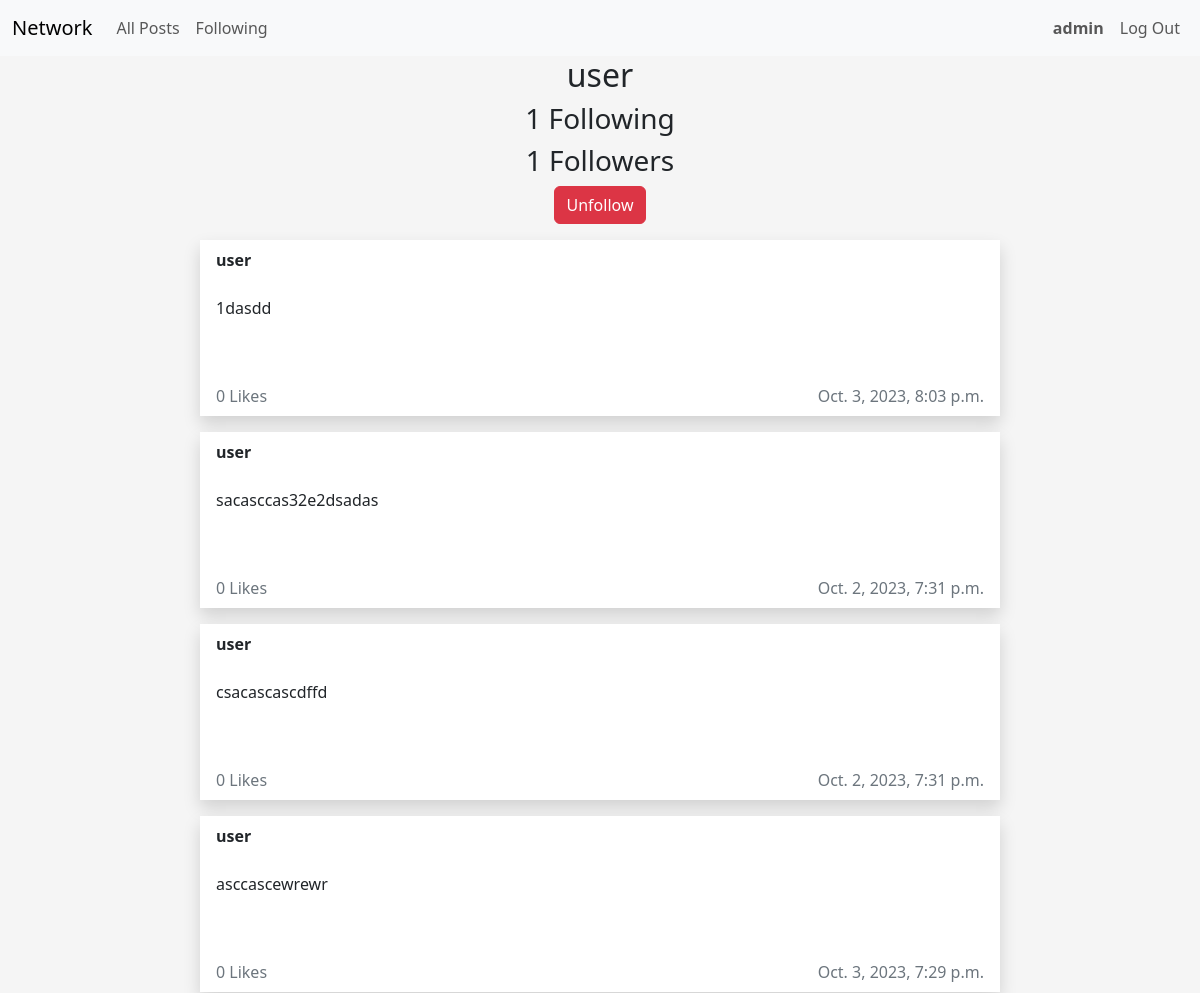
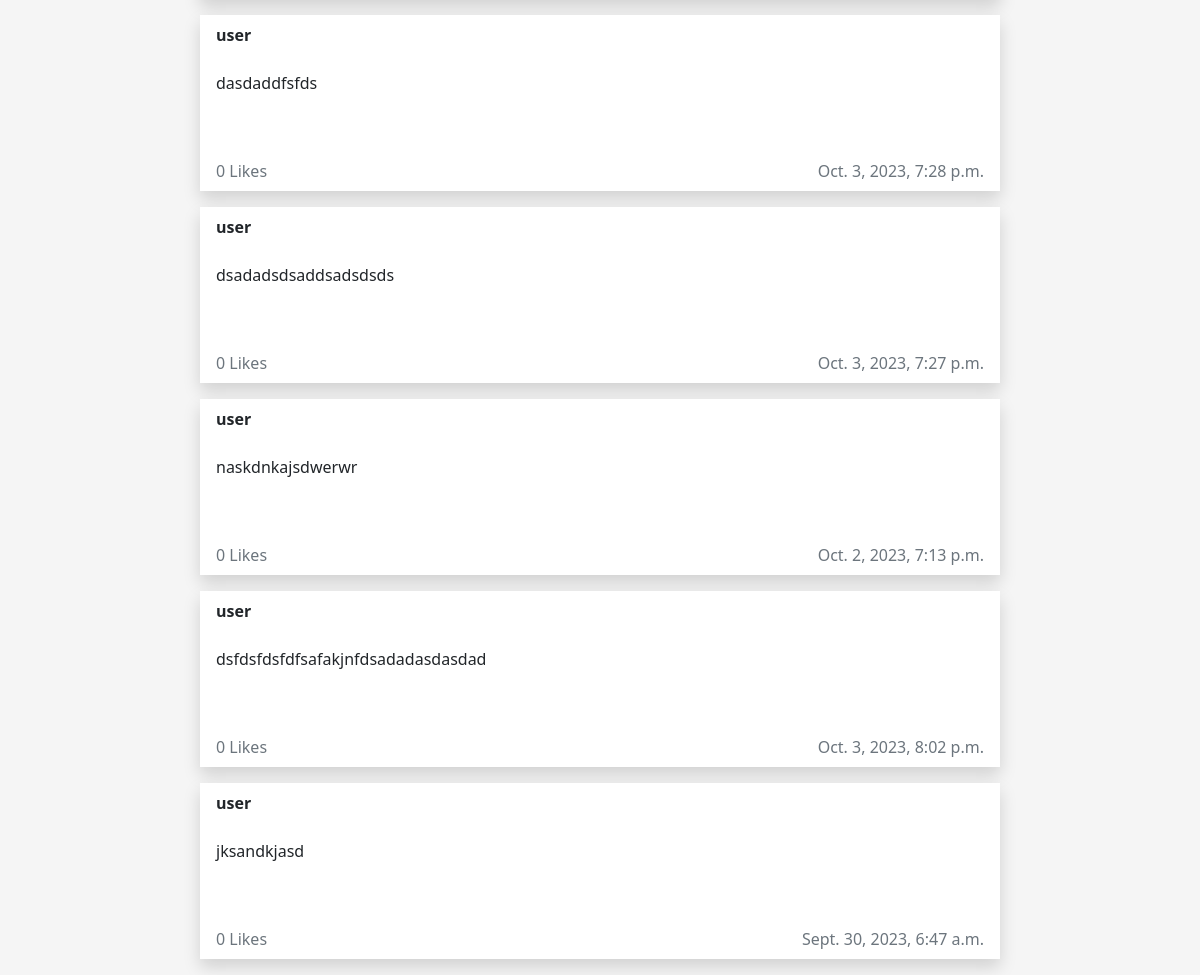
The app's page /profile/1 (signed in) with its own data (2 pictures, top to bottom).
### network/models.py (models this page shows, shortened)
class User(AbstractUser):
    pass

class Post(models.Model):
    user = models.ForeignKey(User, on_delete=models.CASCADE)
    content = models.TextField()
    timestamp = models.DateTimeField(auto_now_add=True)
    likes = models.PositiveBigIntegerField(default=0)

### network/views.py (the view, shortened to what this page needs)
# urls.py: path("profile/<int:user_id>",views.profile, name="profile"),
@login_required(login_url="/login")
def profile(request, user_id):
    user = get_object_or_404(User, id=user_id)  # Get the User object with the specified user_id
    if request.method == "GET":
        posts = Post.objects.filter(user=user)  # Filter posts for the specific user
        is_following = Following.objects.filter(user=request.user, user_followed=user_id).exists()
        return render(request, "network/profile.html",{
            "posts" : posts,
            "user": user,
            "is_following": is_following
        })

### network/templates/network/profile.html (shortened to what this page needs)
{% extends "network/layout.html" %}
{% block body %}
<div class="container">
    <h2>{{ user }}</h2>
    <h3>{{ user.following.count }} Following</h3>
    <h3>{{ user.followers.count }} Followers</h3>
{% if user != request.user %}
    {% if is_following %}
        <form action="{% url 'profile' user.id %}" method="post">
            <button type="submit" class="btn btn-danger mb-3">Unfollow</button>
        </form>
    {% else %}
        <form action="{% url 'profile' user.id %}" method="post">
            {% csrf_token %}
            <button type="submit" class="btn btn-dark mb-3">Follow</button>
            <input type="hidden" name="follow">
        </form>
    {% endif %}
{% endif %}
</div>
   {% for post in posts reversed %}
   <div id="posts">
   <div class="row mb-3">
    <div class="post" data-post-id="{{ post.id }}">
        <div class="card rounded-0 border-0 shadow mx-auto" style="max-width: 50rem;">
            <div class="card-header bg-transparent border-0 d-flex justify-content-between">
                <strong>{{ post.user }}</strong>
            </div>
            <div class="card-body text-dark">
                <p id="post-content" class="post-content">{{ post.content }}</p>
                <br>
            </div>
            <div class="card-footer bg-transparent text-secondary border-0 d-flex justify-content-between">
                <div>
                <span> {{ post.likes }} Likes</span>
                </div>
                <div>
                <span class="timestamp"> {{ post.timestamp }}</span>
                </div>
            </div>
        </div>
        </div>
    </div>
</div>
    {% endfor %}
{% endblock %}

### network/templates/network/layout.html (shortened to what this page needs)
{% load static %}
<!DOCTYPE html>
<html lang="en">
    <head>
        <link href="https://cdn.jsdelivr.net/npm/bootstrap@5.3.2/dist/css/bootstrap.min.css" rel="stylesheet">
        <link href="{% static 'network/styles.css' %}" rel="stylesheet">
    </head>
    <body>
        <nav class="navbar navbar-expand-lg bg-body-tertiary">
            <div class="container-fluid">
              <a class="navbar-brand" href="{% url 'index' %}">Network</a>
              <div class="collapse navbar-collapse" id="navbarTogglerDemo02">
                <ul class="navbar-nav me-auto mb-2 mb-lg-0">
                  <li class="nav-item">
                    <a class="nav-link" href="{% url 'index' %}">All Posts</a>
                  </li>
                  {% if user.is_authenticated %}
                  <li class="nav-item">
                    <a class="nav-link" href="{% url 'following' %}">Following</a>
                  </li>
                  {% endif %}
                </ul>
                <ul class="navbar-nav ms-auto">
                    {% if user.is_authenticated %}
                    <li class="nav-item">
                        <a class="nav-link" href="{% url 'profile' request.user.id %}"><strong>{{ request.user.username }}</strong></a>
                    </li>
                      <li class="nav-item">
                        <a class="nav-link" href="{% url 'logout' %}">Log Out</a>
                      </li>
                    {% endif %}
                </ul>
              </div>
            </div>
          </nav>
        <div class="body">
            {% block body %}
            {% endblock %}
        </div>
    </body>
</html>

### network/static/network/styles.css (style rules this page uses)
.container { display: block; justify-content: center; text-align: center; }
h2 { text-align: center; }
body { background-color: #f5f5f5; }
.card-header { display: block; justify-content: space-between; }

### records on screen
User: user.username "admin"
User: username "user", following.count "1", followers.count "1"
Post: user "user", content "1dasdd", likes "0", timestamp "Oct. 3, 2023, 8:03 p.m."
Post: user "user", content "sacasccas32e2dsadas", likes "0", timestamp "Oct. 2, 2023, 7:31 p.m."
Post: user "user", content "csacascascdffd", likes "0", timestamp "Oct. 2, 2023, 7:31 p.m."
Post: user "user", content "asccascewrewr", likes "0", timestamp "Oct. 3, 2023, 7:29 p.m."
Post: user "user", content "dasdaddfsfds", likes "0", timestamp "Oct. 3, 2023, 7:28 p.m."
Post: user "user", content "dsadadsdsaddsadsdsds", likes "0", timestamp "Oct. 3, 2023, 7:27 p.m."
Post: user "user", content "naskdnkajsdwerwr", likes "0", timestamp "Oct. 2, 2023, 7:13 p.m."
Post: user "user", content "dsfdsfdsfdfsafakjnfdsadadasdasdad", likes "0", timestamp "Oct. 3, 2023, 8:02 p.m."
Post: user "user", content "jksandkjasd", likes "0", timestamp "Sept. 30, 2023, 6:47 a.m."
